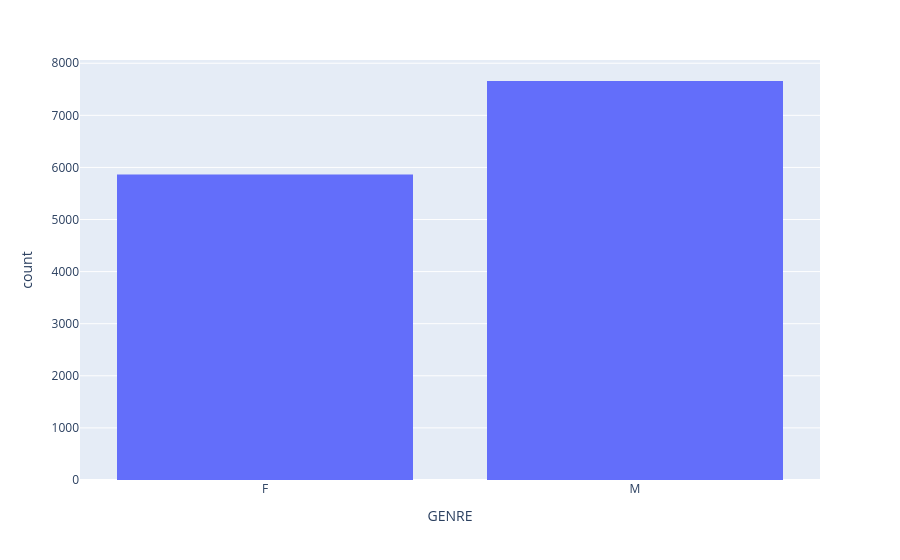

The notebook cell saved with this chart:
### Code cell
# Ecrivez votre code ici
fig = px.histogram(data_set.sort_values("GENRE"), x="GENRE")
fig.update_xaxes(
    type="category",
)  # Cette ligne permet de forcer la variable comme variable catégorielle et non numérique

fig.show()

### Figure 1 — Plotly figure (JSON) as saved in the notebook; plotly's stock layout.template omitted (floating-point values rounded to 4 significant figures; data arrays with more than 128 entries replaced by an {"elided": "..."} marker saying what was removed)
{"data": [{"bingroup": "x", "hovertemplate": "GENRE=%{x}<br>count=%{y}<extra></extra>", "legendgroup": "", "marker": {"color": "#636efa", "pattern": {"shape": ""}}, "name": "", "orientation": "v", "showlegend": false, "type": "histogram", "x": {"elided": "14264 str values"}, "xaxis": "x", "yaxis": "y"}], "layout": {"barmode": "relative", "legend": {"tracegroupgap": 0}, "margin": {"t": 60}, "xaxis": {"anchor": "y", "domain": [0, 1], "title": {"text": "GENRE"}, "type": "category"}, "yaxis": {"anchor": "x", "domain": [0, 1], "title": {"text": "count"}}}}
